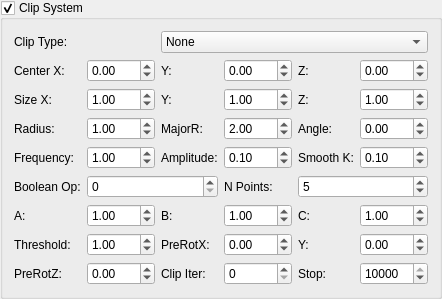
       <widget class="MyGroupBox" name="groupCheck_mutation_clip_enabled">
        <property name="title">
         <string>Clip System</string>
        </property>
        <property name="checkable">
         <bool>true</bool>
        </property>
        <property name="checked">
         <bool>true</bool>
        </property>
        <layout class="QGridLayout" name="gridLayout_mutation_clip">
         <item row="0" column="0" colspan="2">
          <widget class="QLabel" name="label_mutation_clip_type">
           <property name="text">
            <string>Clip Type:</string>
           </property>
          </widget>
         </item>
         <item row="0" column="2" colspan="5">
          <widget class="QComboBox" name="comboBox_mutation_clip_type">
           <item>
            <property name="text">
             <string>None</string>
            </property>
           </item>
           <item>
            <property name="text">
             <string>Ellipsoid</string>
            </property>
           </item>
           <item>
            <property name="text">
             <string>Torus</string>
            </property>
           </item>
           <item>
            <property name="text">
             <string>Cylinder (infinite)</string>
            </property>
           </item>
           <item>
            <property name="text">
             <string>Cone</string>
            </property>
           </item>
           <item>
            <property name="text">
             <string>Hyperboloid</string>
            </property>
           </item>
           <item>
            <property name="text">
             <string>Paraboloid</string>
            </property>
           </item>
           <item>
            <property name="text">
             <string>Saddle</string>
            </property>
           </item>
           <item>
            <property name="text">
             <string>Spiral</string>
            </property>
           </item>
           <item>
            <property name="text">
             <string>Wave</string>
            </property>
           </item>
           <item>
            <property name="text">
             <string>Noise</string>
            </property>
           </item>
           <item>
            <property name="text">
             <string>Union (OR)</string>
            </property>
           </item>
           <item>
            <property name="text">
             <string>Difference (A-B)</string>
            </property>
           </item>
           <item>
            <property name="text">
             <string>XOR</string>
            </property>
           </item>
           <item>
            <property name="text">
             <string>Smooth Union</string>
            </property>
           </item>
           <item>
            <property name="text">
             <string>Smooth Difference</string>
            </property>
           </item>
           <item>
            <property name="text">
             <string>Chain (3-stage)</string>
            </property>
           </item>
           <item>
            <property name="text">
             <string>Array (Grid)</string>
            </property>
           </item>
           <item>
            <property name="text">
             <string>Random Array</string>
            </property>
           </item>
           <item>
            <property name="text">
             <string>Hierarchical</string>
            </property>
           </item>
           <item>
            <property name="text">
             <string>Fractal</string>
            </property>
           </item>
           <item>
            <property name="text">
             <string>Pre-Rotation</string>
            </property>
           </item>
           <item>
            <property name="text">
             <string>Pre-Scale</string>
            </property>
           </item>
           <item>
            <property name="text">
             <string>Pre-Shear</string>
            </property>
           </item>
           <item>
            <property name="text">
             <string>Pre-Fold</string>
            </property>
           </item>
           <item>
            <property name="text">
             <string>Pre-Abs</string>
            </property>
           </item>
           <item>
            <property name="text">
             <string>Post-Offset</string>
            </property>
           </item>
           <item>
            <property name="text">
             <string>Post-Scale</string>
            </property>
           </item>
           <item>
            <property name="text">
             <string>Color-Depth</string>
            </property>
           </item>
           <item>
            <property name="text">
             <string>Orbit-Trap</string>
            </property>
           </item>
           <item>
            <property name="text">
             <string>DE-Visualization</string>
            </property>
           </item>
           <item>
            <property name="text">
             <string>Star (n-point)</string>
            </property>
           </item>
           <item>
            <property name="text">
             <string>Heart</string>
            </property>
           </item>
           <item>
            <property name="text">
             <string>Superformula</string>
            </property>
           </item>
           <item>
            <property name="text">
             <string>Gear</string>
            </property>
           </item>
           <item>
            <property name="text">
             <string>Spiral Galaxy</string>
            </property>
           </item>
           <item>
            <property name="text">
             <string>Voronoi</string>
            </property>
           </item>
           <item>
            <property name="text">
             <string>Delaunay</string>
            </property>
           </item>
           <item>
            <property name="text">
             <string>L-System</string>
            </property>
           </item>
           <item>
            <property name="text">
             <string>Julia Set</string>
            </property>
           </item>
           <item>
            <property name="text">
             <string>Mandelbrot Set</string>
            </property>
           </item>
           <item>
            <property name="text">
             <string>4D Hypercube</string>
            </property>
           </item>
           <item>
            <property name="text">
             <string>4D Hypersphere</string>
            </property>
           </item>
           <item>
            <property name="text">
             <string>Time-Dependent</string>
            </property>
           </item>
           <item>
            <property name="text">
             <string>Orbit-Dependent</string>
            </property>
           </item>
           <item>
            <property name="text">
             <string>DE-Dependent</string>
            </property>
           </item>
           <item>
            <property name="text">
             <string>Color-Dependent</string>
            </property>
           </item>
           <item>
            <property name="text">
             <string>Iteration-Dependent</string>
            </property>
           </item>
           <item>
            <property name="text">
             <string>Random-Dependent</string>
            </property>
           </item>
           <item>
            <property name="text">
             <string>Neural-Dependent</string>
            </property>
           </item>
           <item>
            <property name="text">
             <string>Fractal Recursion</string>
            </property>
           </item>
          </widget>
         </item>
         <item row="1" column="0">
          <widget class="QLabel" name="label_clip_center">
           <property name="text">
            <string>Center X:</string>
           </property>
          </widget>
         </item>
         <item row="1" column="1">
          <widget class="MyDoubleSpinBox" name="spinbox_mutation_clip_center_ax">
           <property name="minimum">
            <double>-100.0</double>
           </property>
           <property name="maximum">
            <double>100.0</double>
           </property>
           <property name="singleStep">
            <double>0.1</double>
           </property>
          </widget>
         </item>
         <item row="1" column="2">
          <widget class="QLabel" name="label_clip_center_y">
           <property name="text">
            <string>Y:</string>
           </property>
          </widget>
         </item>
         <item row="1" column="3">
          <widget class="MyDoubleSpinBox" name="spinbox_mutation_clip_center_ay">
           <property name="minimum">
            <double>-100.0</double>
           </property>
           <property name="maximum">
            <double>100.0</double>
           </property>
           <property name="singleStep">
            <double>0.1</double>
           </property>
          </widget>
         </item>
         <item row="1" column="4">
          <widget class="QLabel" name="label_clip_center_z">
           <property name="text">
            <string>Z:</string>
           </property>
          </widget>
         </item>
         <item row="1" column="5" colspan="2">
          <widget class="MyDoubleSpinBox" name="spinbox_mutation_clip_center_az">
           <property name="minimum">
            <double>-100.0</double>
           </property>
           <property name="maximum">
            <double>100.0</double>
           </property>
           <property name="singleStep">
            <double>0.1</double>
           </property>
          </widget>
         </item>
         <item row="2" column="0">
          <widget class="QLabel" name="label_clip_size">
           <property name="text">
            <string>Size X:</string>
           </property>
          </widget>
         </item>
         <item row="2" column="1">
          <widget class="MyDoubleSpinBox" name="spinbox_mutation_clip_size_ax">
           <property name="minimum">
            <double>0.001</double>
           </property>
           <property name="maximum">
            <double>100.0</double>
           </property>
           <property name="value">
            <double>1.0</double>
           </property>
           <property name="singleStep">
            <double>0.1</double>
           </property>
          </widget>
         </item>
         <item row="2" column="2">
          <widget class="QLabel" name="label_clip_size_y">
           <property name="text">
            <string>Y:</string>
           </property>
          </widget>
         </item>
         <item row="2" column="3">
          <widget class="MyDoubleSpinBox" name="spinbox_mutation_clip_size_ay">
           <property name="minimum">
            <double>0.001</double>
           </property>
           <property name="maximum">
            <double>100.0</double>
           </property>
           <property name="value">
            <double>1.0</double>
           </property>
           <property name="singleStep">
            <double>0.1</double>
           </property>
          </widget>
         </item>
         <item row="2" column="4">
          <widget class="QLabel" name="label_clip_size_z">
           <property name="text">
            <string>Z:</string>
           </property>
          </widget>
         </item>
         <item row="2" column="5" colspan="2">
          <widget class="MyDoubleSpinBox" name="spinbox_mutation_clip_size_az">
           <property name="minimum">
            <double>0.001</double>
           </property>
           <property name="maximum">
            <double>100.0</double>
           </property>
           <property name="value">
            <double>1.0</double>
           </property>
           <property name="singleStep">
            <double>0.1</double>
           </property>
          </widget>
         </item>
         <item row="3" column="0">
          <widget class="QLabel" name="label_clip_radius">
           <property name="text">
            <string>Radius:</string>
           </property>
          </widget>
         </item>
         <item row="3" column="1">
          <widget class="MyDoubleSpinBox" name="spinbox_mutation_clip_radius">
           <property name="minimum">
            <double>0.001</double>
           </property>
           <property name="maximum">
            <double>100.0</double>
           </property>
           <property name="value">
            <double>1.0</double>
           </property>
           <property name="singleStep">
            <double>0.1</double>
           </property>
          </widget>
         </item>
         <item row="3" column="2">
          <widget class="QLabel" name="label_clip_major_r">
           <property name="text">
            <string>MajorR:</string>
           </property>
          </widget>
         </item>
         <item row="3" column="3">
          <widget class="MyDoubleSpinBox" name="spinbox_mutation_clip_major_radius">
           <property name="minimum">
            <double>0.001</double>
           </property>
           <property name="maximum">
            <double>100.0</double>
           </property>
           <property name="value">
            <double>2.0</double>
           </property>
           <property name="singleStep">
            <double>0.1</double>
           </property>
          </widget>
         </item>
         <item row="3" column="4">
          <widget class="QLabel" name="label_clip_angle">
           <property name="text">
            <string>Angle:</string>
           </property>
          </widget>
         </item>
         <item row="3" column="5" colspan="2">
          <widget class="MyDoubleSpinBox" name="spinbox_mutation_clip_angle">
           <property name="minimum">
            <double>-360.0</double>
           </property>
           <property name="maximum">
            <double>360.0</double>
           </property>
           <property name="singleStep">
            <double>1.0</double>
           </property>
          </widget>
         </item>
         <item row="4" column="0">
          <widget class="QLabel" name="label_clip_freq">
           <property name="text">
            <string>Frequency:</string>
           </property>
          </widget>
         </item>
         <item row="4" column="1">
          <widget class="MyDoubleSpinBox" name="spinbox_mutation_clip_frequency">
           <property name="minimum">
            <double>0.0</double>
           </property>
           <property name="maximum">
            <double>100.0</double>
           </property>
           <property name="value">
            <double>1.0</double>
           </property>
           <property name="singleStep">
            <double>0.1</double>
           </property>
          </widget>
         </item>
         <item row="4" column="2">
          <widget class="QLabel" name="label_clip_amp">
           <property name="text">
            <string>Amplitude:</string>
           </property>
          </widget>
         </item>
         <item row="4" column="3">
          <widget class="MyDoubleSpinBox" name="spinbox_mutation_clip_amplitude">
           <property name="minimum">
            <double>0.0</double>
           </property>
           <property name="maximum">
            <double>100.0</double>
           </property>
           <property name="value">
            <double>0.1</double>
           </property>
           <property name="singleStep">
            <double>0.01</double>
           </property>
          </widget>
         </item>
         <item row="4" column="4">
          <widget class="QLabel" name="label_clip_smooth">
           <property name="text">
            <string>Smooth K:</string>
           </property>
          </widget>
         </item>
         <item row="4" column="5" colspan="2">
          <widget class="MyDoubleSpinBox" name="spinbox_mutation_clip_smooth_k">
           <property name="minimum">
            <double>0.001</double>
           </property>
           <property name="maximum">
            <double>10.0</double>
           </property>
           <property name="value">
            <double>0.1</double>
           </property>
           <property name="singleStep">
            <double>0.01</double>
           </property>
          </widget>
         </item>
         <item row="5" column="0">
          <widget class="QLabel" name="label_clip_bool">
           <property name="text">
            <string>Boolean Op:</string>
           </property>
          </widget>
         </item>
         <item row="5" column="1" colspan="2">
          <widget class="MySpinBox" name="spinboxInt_mutation_clip_boolean_op">
           <property name="minimum">
            <number>0</number>
           </property>
           <property name="maximum">
            <number>5</number>
           </property>
           <property name="value">
            <number>0</number>
           </property>
          </widget>
         </item>
         <item row="5" column="3">
          <widget class="QLabel" name="label_clip_npoints">
           <property name="text">
            <string>N Points:</string>
           </property>
          </widget>
         </item>
         <item row="5" column="4" colspan="3">
          <widget class="MySpinBox" name="spinboxInt_mutation_clip_n_points">
           <property name="minimum">
            <number>2</number>
           </property>
           <property name="maximum">
            <number>32</number>
           </property>
           <property name="value">
            <number>5</number>
           </property>
          </widget>
         </item>
         <item row="6" column="0">
          <widget class="QLabel" name="label_clip_param">
           <property name="text">
            <string>A:</string>
           </property>
          </widget>
         </item>
         <item row="6" column="1">
          <widget class="MyDoubleSpinBox" name="spinbox_mutation_clip_param_a">
           <property name="minimum">
            <double>-100.0</double>
           </property>
           <property name="maximum">
            <double>100.0</double>
           </property>
           <property name="value">
            <double>1.0</double>
           </property>
           <property name="singleStep">
            <double>0.1</double>
           </property>
          </widget>
         </item>
         <item row="6" column="2">
          <widget class="QLabel" name="label_clip_param_b">
           <property name="text">
            <string>B:</string>
           </property>
          </widget>
         </item>
         <item row="6" column="3">
          <widget class="MyDoubleSpinBox" name="spinbox_mutation_clip_param_b">
           <property name="minimum">
            <double>-100.0</double>
           </property>
           <property name="maximum">
            <double>100.0</double>
           </property>
           <property name="value">
            <double>1.0</double>
           </property>
           <property name="singleStep">
            <double>0.1</double>
           </property>
          </widget>
         </item>
         <item row="6" column="4">
          <widget class="QLabel" name="label_clip_param_c">
           <property name="text">
            <string>C:</string>
           </property>
          </widget>
         </item>
         <item row="6" column="5" colspan="2">
          <widget class="MyDoubleSpinBox" name="spinbox_mutation_clip_param_c">
           <property name="minimum">
            <double>-100.0</double>
           </property>
           <property name="maximum">
            <double>100.0</double>
           </property>
           <property name="value">
            <double>1.0</double>
           </property>
           <property name="singleStep">
            <double>0.1</double>
           </property>
          </widget>
         </item>
         <item row="7" column="0">
          <widget class="QLabel" name="label_clip_threshold">
           <property name="text">
            <string>Threshold:</string>
           </property>
          </widget>
         </item>
         <item row="7" column="1">
          <widget class="MyDoubleSpinBox" name="spinbox_mutation_clip_threshold">
           <property name="minimum">
            <double>0.0</double>
           </property>
           <property name="maximum">
            <double>100.0</double>
           </property>
           <property name="value">
            <double>1.0</double>
           </property>
           <property name="singleStep">
            <double>0.1</double>
           </property>
          </widget>
         </item>
         <item row="7" column="2">
          <widget class="QLabel" name="label_clip_prerot_x">
           <property name="text">
            <string>PreRotX:</string>
           </property>
          </widget>
         </item>
         <item row="7" column="3">
          <widget class="MyDoubleSpinBox" name="spinbox_mutation_clip_pre_rot_ax">
           <property name="minimum">
            <double>-360.0</double>
           </property>
           <property name="maximum">
            <double>360.0</double>
           </property>
           <property name="singleStep">
            <double>1.0</double>
           </property>
          </widget>
         </item>
         <item row="7" column="4">
          <widget class="QLabel" name="label_clip_prerot_y">
           <property name="text">
            <string>Y:</string>
           </property>
          </widget>
         </item>
         <item row="7" column="5" colspan="2">
          <widget class="MyDoubleSpinBox" name="spinbox_mutation_clip_pre_rot_ay">
           <property name="minimum">
            <double>-360.0</double>
           </property>
           <property name="maximum">
            <double>360.0</double>
           </property>
           <property name="singleStep">
            <double>1.0</double>
           </property>
          </widget>
         </item>
         <item row="8" column="0">
          <widget class="QLabel" name="label_clip_prerot_z">
           <property name="text">
            <string>PreRotZ:</string>
           </property>
          </widget>
         </item>
         <item row="8" column="1">
          <widget class="MyDoubleSpinBox" name="spinbox_mutation_clip_pre_rot_az">
           <property name="minimum">
            <double>-360.0</double>
           </property>
           <property name="maximum">
            <double>360.0</double>
           </property>
           <property name="singleStep">
            <double>1.0</double>
           </property>
          </widget>
         </item>
         <item row="8" column="2">
          <widget class="QLabel" name="label_clip_iter_start">
           <property name="text">
            <string>Clip Iter:</string>
           </property>
          </widget>
         </item>
         <item row="8" column="3">
          <widget class="MySpinBox" name="spinboxInt_mutation_clip_iter_start">
           <property name="minimum">
            <number>0</number>
           </property>
           <property name="maximum">
            <number>10000</number>
           </property>
           <property name="value">
            <number>0</number>
           </property>
          </widget>
         </item>
         <item row="8" column="4">
          <widget class="QLabel" name="label_clip_iter_stop">
           <property name="text">
            <string>Stop:</string>
           </property>
          </widget>
         </item>
         <item row="8" column="5" colspan="2">
          <widget class="MySpinBox" name="spinboxInt_mutation_clip_iter_stop">
           <property name="minimum">
            <number>0</number>
           </property>
           <property name="maximum">
            <number>10000</number>
           </property>
           <property name="value">
            <number>10000</number>
           </property>
          </widget>
         </item>
        </layout>
       </widget>
